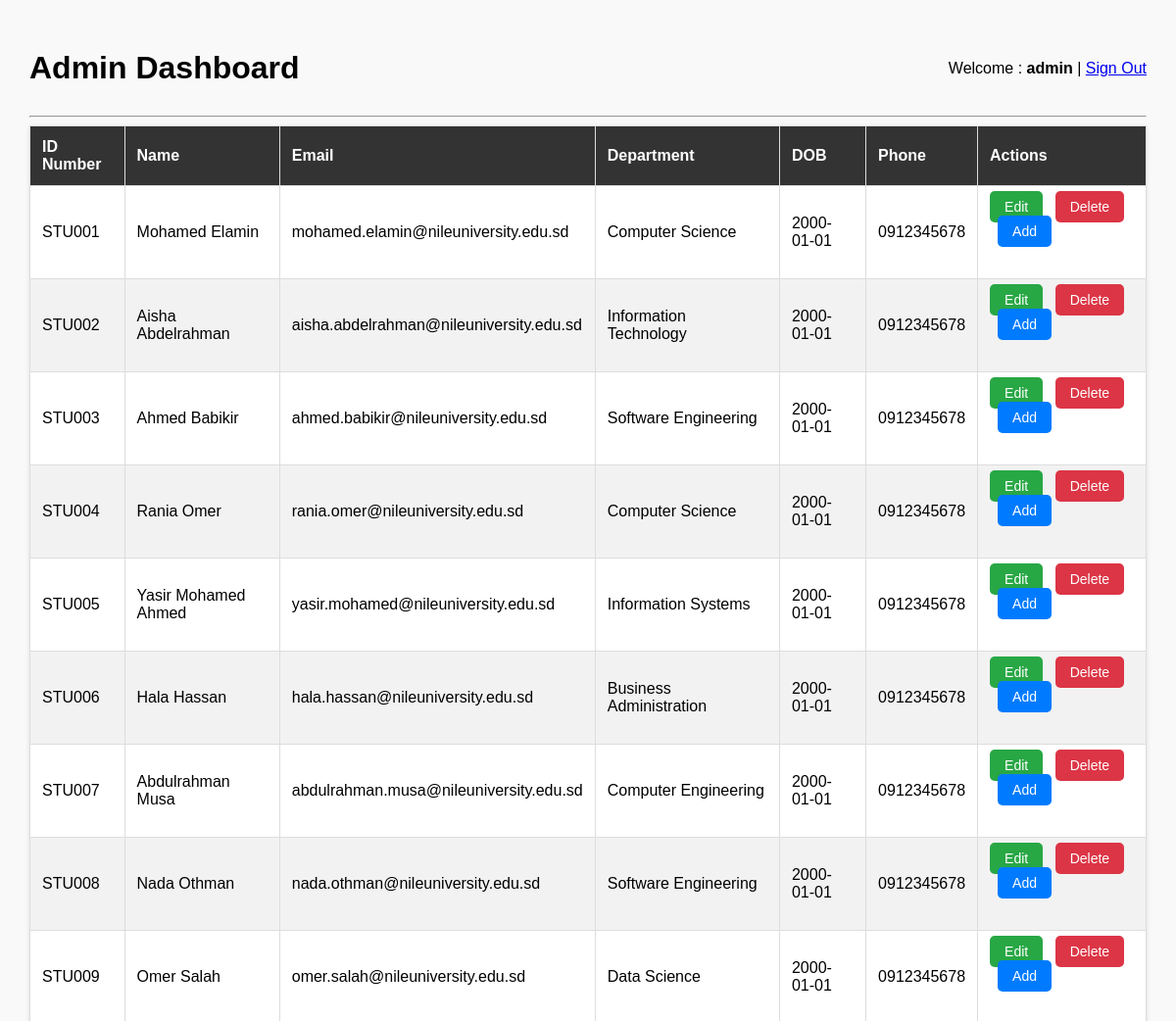
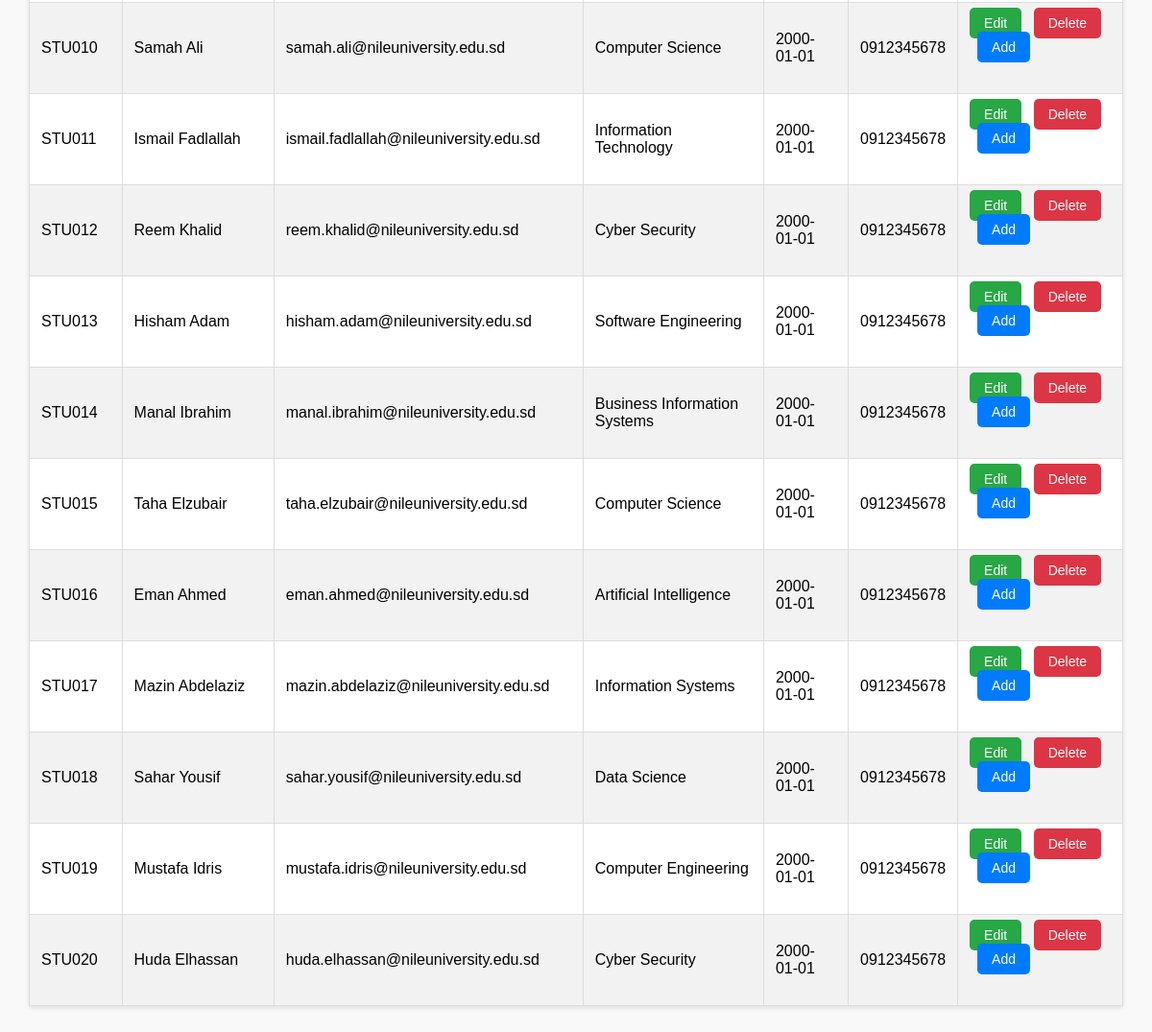
/admin.php (signed in), run on the app's committed database (2 pictures, top to bottom).
### tables this page shows
CREATE TABLE `students` (
  `id` int(11) NOT NULL,
  `student_number` varchar(20) DEFAULT NULL,
  `full_name` varchar(100) DEFAULT NULL,
  `email` varchar(100) DEFAULT NULL,
  `department` varchar(100) DEFAULT NULL,
  `date_of_birth` date DEFAULT NULL,
  `phone_number` varchar(20) DEFAULT NULL
);

### admin.php (the view, shortened to what this page needs)
<?php
require "db_connection.php";
$user_session = $_COOKIE['username'];
$filter_dept = $_GET['department'] ?? "";
if ($filter_dept !== "") {
    $query = "SELECT * FROM students WHERE department = ?";
    $stmt = mysqli_prepare($connection, $query);
    mysqli_stmt_bind_param($stmt, "s", $filter_dept);
    mysqli_stmt_execute($stmt);
    $data_set = mysqli_stmt_get_result($stmt);
} else {
    $data_set = mysqli_query($connection, "SELECT * FROM students");
}
?>
<!DOCTYPE html>
<html lang="en">
<head>
</head>
<body>
<header style="display: flex; justify-content: space-between; align-items: center;">
    <h1>Admin Dashboard</h1>
    <div>
        <span>Welcome : <strong><?= htmlspecialchars($user_session) ?></strong></span> |
        <a href="logout.php">Sign Out</a>
    </div>
</header>
<hr>
<table class="main-table">
    <thead>
        <tr>
            <th>ID Number</th>
            <th>Name</th>
            <th>Email</th>
            <th>Department</th>
            <th>DOB</th>
            <th>Phone</th>
            <th>Actions</th>
        </tr>
    </thead>
    <tbody>
        <?php while ($student = mysqli_fetch_assoc($data_set)): ?>
            <tr>
                <td><?= $student['student_number'] ?></td>
                <td><?= $student['full_name'] ?></td>
                <td><?= $student['email'] ?></td>
                <td><?= $student['department'] ?></td>
                <td><?= $student['date_of_birth'] ?></td>
                <td><?= $student['phone_number'] ?></td>
                <td>
    <a href="update_data.php?student_number=<?= $student['student_number'] ?>" class="btn btn-update">Edit</a>
    <a href="delete_student.php?student_number=<?= $student['student_number'] ?>"
       class="btn btn-remove"
       onclick="return confirm('Archive this record?');">Delete</a>
    <a href="insert.html" class="btn btn-add" style="margin-left:8px;">Add</a>
</td>
            </tr>
        <?php endwhile; ?>
    </tbody>
</table>
</body>
</html>

### admin.php (style rules this page uses)
body { font-family: Arial, sans-serif; margin: 30px; background-color: #f9f9f9; }
.main-table { width: 100%; border-collapse: collapse; background: #fff; box-shadow: 0 2px 5px rgba(0,0,0,0.1); }
.main-table th, .main-table td { padding: 12px; text-align: left; border: 1px solid #ddd; }
.main-table th { background-color: #333; color: white; }
.main-table tr:nth-child(even) { background-color: #f2f2f2; }
.btn { padding: 8px 15px; text-decoration: none; border-radius: 5px; font-size: 14px; }
.btn-add { background: #007bff; color: white; display: inline-block; margin-bottom: 20px; }
.btn-update { background: #28a745; color: white; }
.btn-remove { background: #dc3545; color: white; margin-left: 8px; }

### data on the page
students: student_number "STU001", full_name "Mohamed Elamin", email "mohamed.elamin@nileuniversity.edu.sd", department "Computer Science", date_of_birth "2000-01-01", phone_number "0912345678"
students: student_number "STU002", full_name "Aisha Abdelrahman", email "aisha.abdelrahman@nileuniversity.edu.sd", department "Information Technology", date_of_birth "2000-01-01", phone_number "0912345678"
students: student_number "STU003", full_name "Ahmed Babikir", email "ahmed.babikir@nileuniversity.edu.sd", department "Software Engineering", date_of_birth "2000-01-01", phone_number "0912345678"
students: student_number "STU004", full_name "Rania Omer", email "rania.omer@nileuniversity.edu.sd", department "Computer Science", date_of_birth "2000-01-01", phone_number "0912345678"
students: student_number "STU005", full_name "Yasir Mohamed Ahmed", email "yasir.mohamed@nileuniversity.edu.sd", department "Information Systems", date_of_birth "2000-01-01", phone_number "0912345678"
students: student_number "STU006", full_name "Hala Hassan", email "hala.hassan@nileuniversity.edu.sd", department "Business Administration", date_of_birth "2000-01-01", phone_number "0912345678"
students: student_number "STU007", full_name "Abdulrahman Musa", email "abdulrahman.musa@nileuniversity.edu.sd", department "Computer Engineering", date_of_birth "2000-01-01", phone_number "0912345678"
students: student_number "STU008", full_name "Nada Othman", email "nada.othman@nileuniversity.edu.sd", department "Software Engineering", date_of_birth "2000-01-01", phone_number "0912345678"
students: student_number "STU009", full_name "Omer Salah", email "omer.salah@nileuniversity.edu.sd", department "Data Science", date_of_birth "2000-01-01", phone_number "0912345678"
students: student_number "STU010", full_name "Samah Ali", email "samah.ali@nileuniversity.edu.sd", department "Computer Science", date_of_birth "2000-01-01", phone_number "0912345678"
students: student_number "STU011", full_name "Ismail Fadlallah", email "ismail.fadlallah@nileuniversity.edu.sd", department "Information Technology", date_of_birth "2000-01-01", phone_number "0912345678"
students: student_number "STU012", full_name "Reem Khalid", email "reem.khalid@nileuniversity.edu.sd", department "Cyber Security", date_of_birth "2000-01-01", phone_number "0912345678"
students: student_number "STU013", full_name "Hisham Adam", email "hisham.adam@nileuniversity.edu.sd", department "Software Engineering", date_of_birth "2000-01-01", phone_number "0912345678"
students: student_number "STU014", full_name "Manal Ibrahim", email "manal.ibrahim@nileuniversity.edu.sd", department "Business Information Systems", date_of_birth "2000-01-01", phone_number "0912345678"
students: student_number "STU015", full_name "Taha Elzubair", email "taha.elzubair@nileuniversity.edu.sd", department "Computer Science", date_of_birth "2000-01-01", phone_number "0912345678"
students: student_number "STU016", full_name "Eman Ahmed", email "eman.ahmed@nileuniversity.edu.sd", department "Artificial Intelligence", date_of_birth "2000-01-01", phone_number "0912345678"
students: student_number "STU017", full_name "Mazin Abdelaziz", email "mazin.abdelaziz@nileuniversity.edu.sd", department "Information Systems", date_of_birth "2000-01-01", phone_number "0912345678"
students: student_number "STU018", full_name "Sahar Yousif", email "sahar.yousif@nileuniversity.edu.sd", department "Data Science", date_of_birth "2000-01-01", phone_number "0912345678"
students: student_number "STU019", full_name "Mustafa Idris", email "mustafa.idris@nileuniversity.edu.sd", department "Computer Engineering", date_of_birth "2000-01-01", phone_number "0912345678"
students: student_number "STU020", full_name "Huda Elhassan", email "huda.elhassan@nileuniversity.edu.sd", department "Cyber Security", date_of_birth "2000-01-01", phone_number "0912345678"

### other printed values
$user_session "admin"
